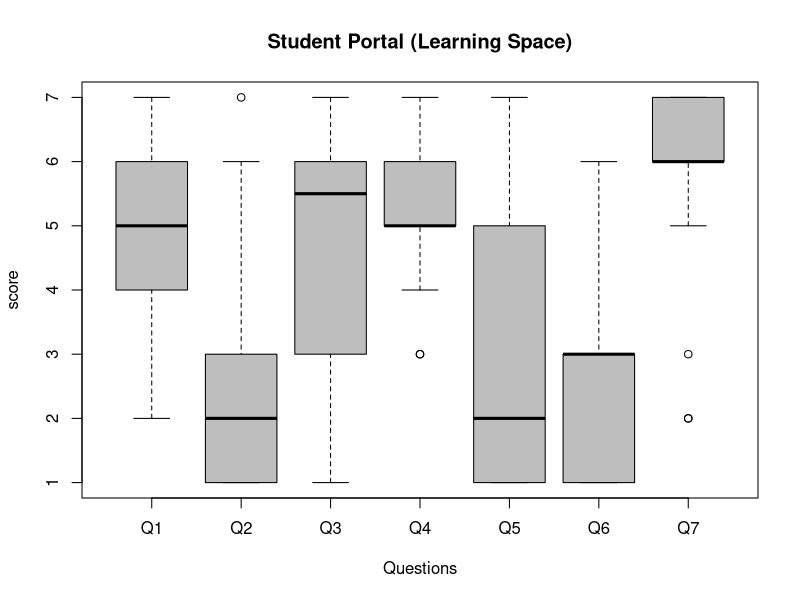

Write R code to recreate this figure.
# Create data with score from each participant for each question

df <- data.frame(Q1 = c(6,6,3,5,3,4,6,3,4,6,7,7,5,3,6,2,4,5,4,5,5,3,6,6,5,5), 
                 Q2 = c(3,6,5,7,1,4,1,3,1,2,1,3,3,2,1,1,3,6,1,3,2,2,2,2,2,1),
                 Q3 = c(6,6,6,7,6,4,3,7,2,6,7,7,7,2,5,1,1,6,5,4,6,1,7,5,3,5),
                 Q4 = c(5,6,6,6,6,4,5,5,3,5,7,7,6,3,5,4,5,5,7,6,5,6,7,4,5,7),
                 Q5 = c(4,4,5,2,3,7,3,1,1,2,1,1,1,1,1,1,5,5,1,2,2,5,2,3,5,7),
                 Q6 = c(3,5,3,3,4,6,2,1,1,2,1,1,1,1,2,2,3,5,1,3,3,4,1,3,3,6),
                 Q7 = c(6,7,6,7,6,7,6,7,2,7,7,7,5,3,6,2,6,6,7,6,6,6,7,5,6,7
))

# Pass data and build boxplot 

boxplot(df,
        main="Student Portal (Learning Space)",
        xlab="Questions",
        ylab="score",
        col="gray",
        border="black"
        )

